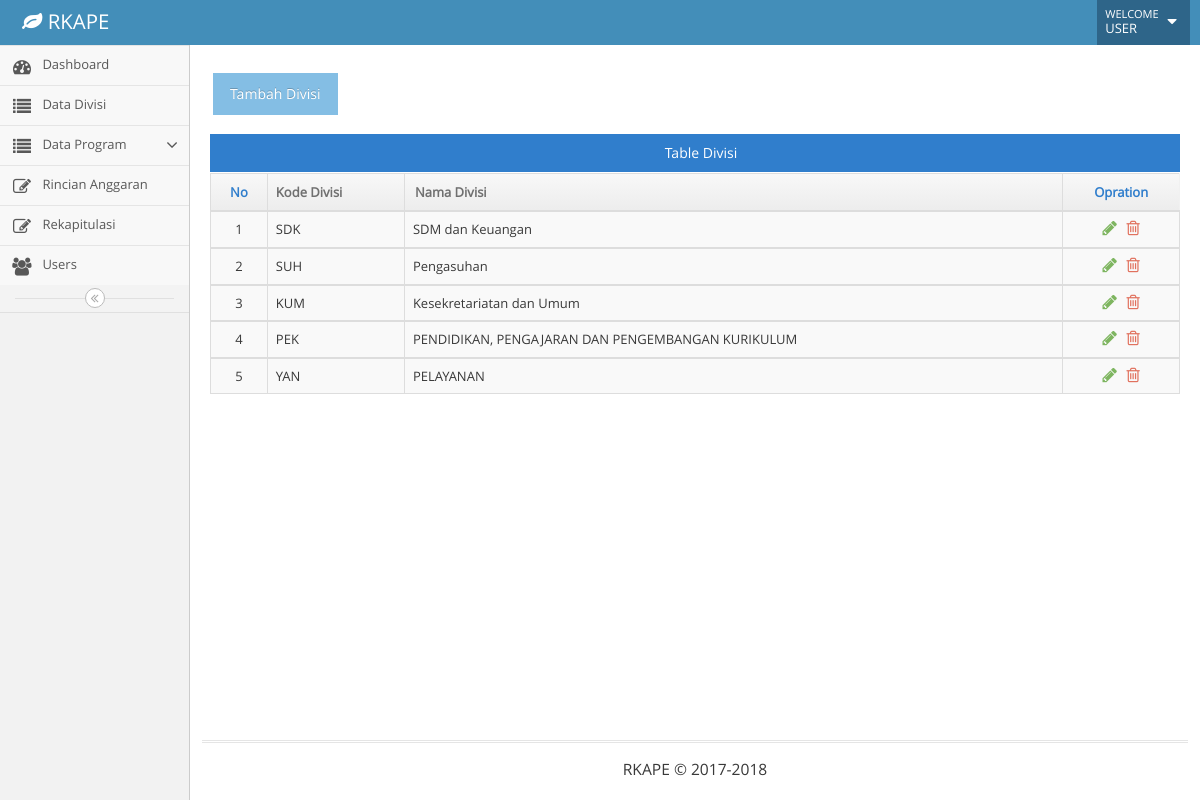
Page /index.php/divisi on the committed database.
### tables this page shows
CREATE TABLE `divisi` (
  `id_divisi` int(11) NOT NULL,
  `nama` varchar(20) NOT NULL,
  `deskripsi` text NOT NULL
);

### application/libraries/Template.php (called while the page is built)
<?php if ( ! defined('BASEPATH')) exit('No direct script access allowed');
class Template {
		var $template_data = array();
		function set($name, $value)
		{
			$this->template_data[$name] = $value;
		}
		function load($template = '', $view = '' , $view_data = array(), $return = FALSE)
		{
			$this->CI =& get_instance();
			$this->set('contents', $this->CI->load->view($view, $view_data, TRUE));
			return $this->CI->load->view($template, $this->template_data, $return);
		}
}

### application/controllers/Divisi.php (called while the page is built, shortened)
<?php
class Divisi extends CI_Controller
{
	function index(){
		$data['record']   = $this->Model_divisi->tampilkan_data();
		$data['judul']    = 'Divisi';
		$data['subjudul'] = 'Data Divisi';
		$this->template->load('template','divisi/v_data',$data);
	}
}
 ?>

### index.php (called while the page is built, shortened)
<?php
require_once BASEPATH.'core/CodeIgniter.php';

### application/models/Model_divisi.php (called while the page is built, shortened)
<?php
class Model_divisi extends CI_Model
{
	function tampilkan_data()
	{
		return $this->db->get('divisi');
	}
}
 ?>

### application/views/divisi/v_data.php (the view)
<div>
	<br>
	<div class="hidden-sm hidden-xs action-buttons">
		<a href="<?= base_url('index.php/divisi/post'); ?>"><button class="btn btn-info" >Tambah Divisi</button></a>
	</div>
	<br>
	<div class="center table-header">
		Table Divisi
	</div>
	<div id="dynamic-table_wrapper" class="dataTables_wrapper form-inline no-footer">
		<table id="dynamic-table" class="table table-striped table-bordered table-hover dataTable no-footer" role="grid" aria-describedby="dynamic-table_info">
			<thead>
				<tr role="row">
					<th class="center sorting_disabled" rowspan="1" colspan="1" aria-label="">
						No
					</th>
					<th tabindex="0" aria-controls="dynamic-table" rowspan="1" colspan="1" aria-label="Domain: activate to sort column ascending">Kode Divisi</th>
					<th tabindex="0" aria-controls="dynamic-table" rowspan="1" colspan="1" aria-label="Update : activate to sort column descending" aria-sort="ascending">
						<i class="ace-icon bigger-110 hidden-480"></i>Nama Divisi
					</th>
					<th class="center sorting_disabled" rowspan="1" colspan="1" aria-label="">Opration	</th>
				</tr>
			</thead>
			<tbody>
				<?php
				$no=1;
				foreach ($record->result() as $d): ?>
				<tr role="row" class="odd">
					<td class="center">
						<?= $no; ?>
					</td>
					<td>
						<?= $d->nama; ?>
					</td>
					<td>
						<?= $d->deskripsi; ?>
					</td>
					<td class="center">
						<div class="hidden-sm hidden-xs action-buttons">
							<a class="green" href="<?= base_url('index.php/divisi/edit/'.$d->id_divisi); ?> ">
								<i class="ace-icon fa fa-pencil bigger-130"></i>
							</a>
							<a onclick="return confirm('apakah anda yakin menghapus data ini ?')" class="red" href="<?= base_url('index.php/divisi/delete/'.$d->id_divisi); ?> ">
								<i class="ace-icon fa fa-trash-o bigger-130"></i>
							</a>
						</div>
					</td>
				</tr>
			</tbody>
			<?php
			$no++;
			endforeach ?>
		</table>
	</div>
</div>

### application/views/template.php (style rules this page uses)
.table>tbody>tr>td { vertical-align: middle; }

### rows in the picture
divisi: nama "SDK", deskripsi "SDM dan Keuangan"
divisi: nama "SUH", deskripsi "Pengasuhan"
divisi: nama "KUM", deskripsi "Kesekretariatan dan Umum"
divisi: nama "PEK", deskripsi "PENDIDIKAN, PENGAJARAN DAN PENGEMBANGAN KURIKULUM"
divisi: nama "YAN", deskripsi "PELAYANAN"
